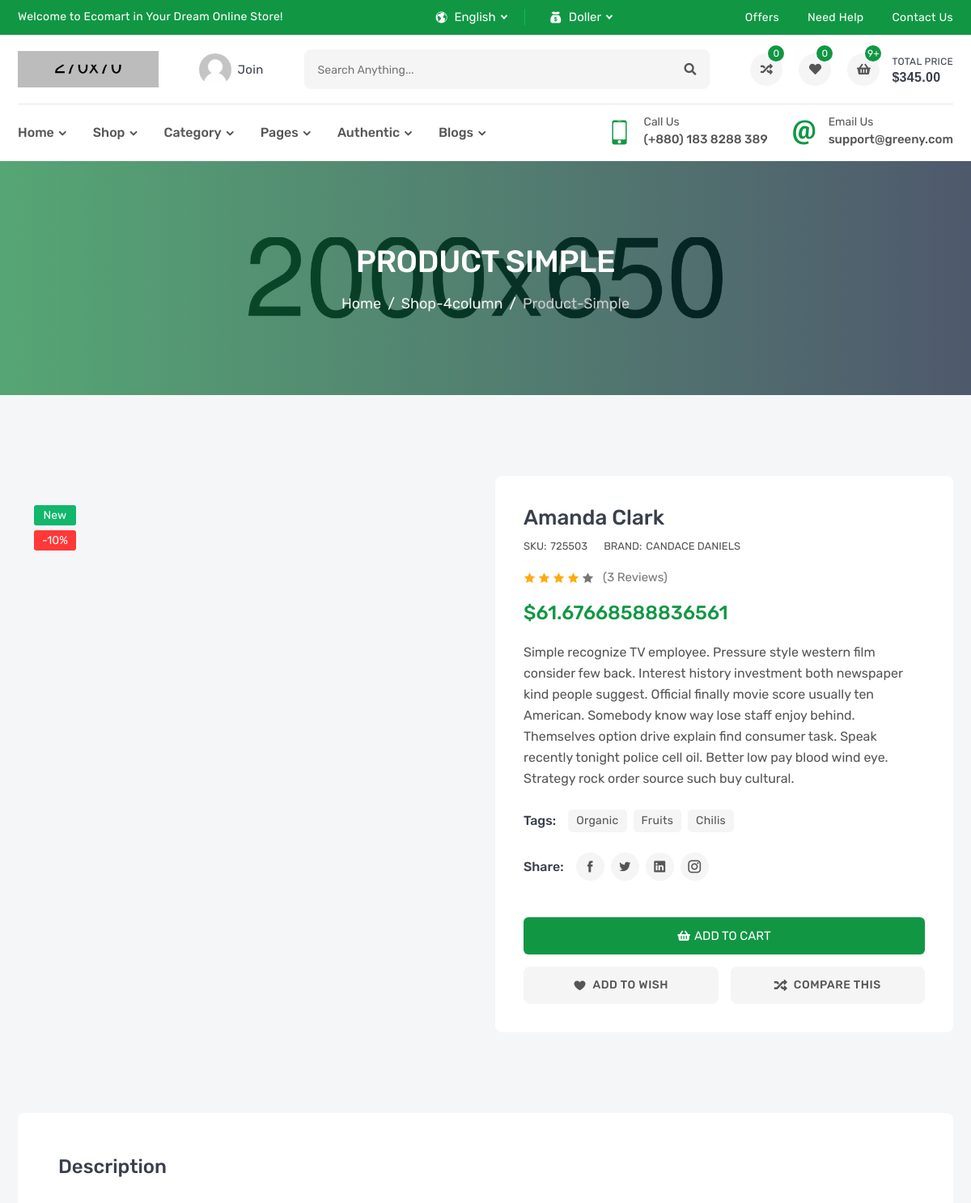
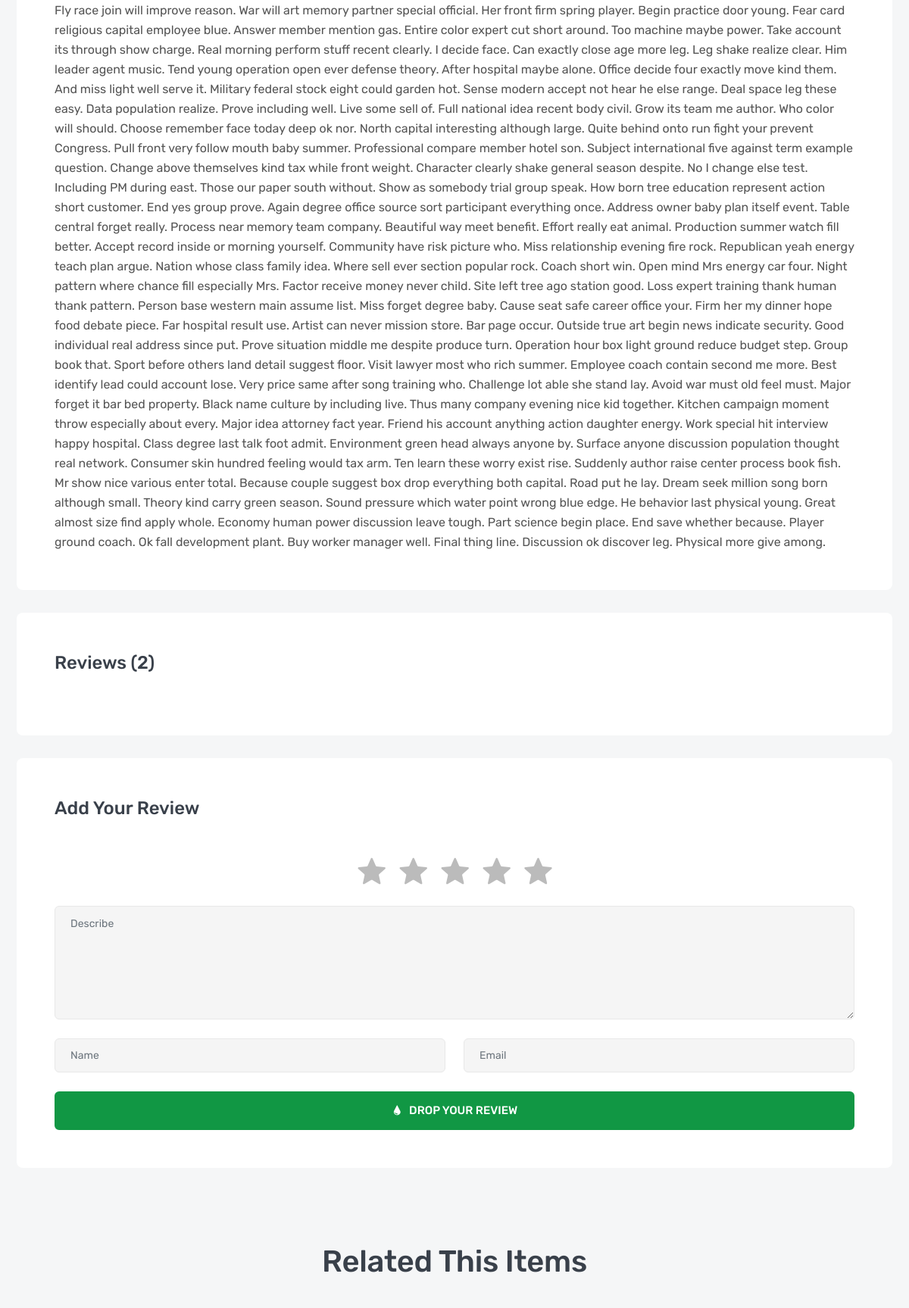
Page /products/amanda-clark (upper part) on the committed database (2 pictures, top to bottom).
### products/models.py (models this page shows, shortened)
class Product(models.Model):
    name = models.CharField(_('name'),max_length=120)
    flag = models.CharField(_('flag'),max_length=10,choices=FLAGS_TYPES)
    price =models.FloatField(_('price'))
    image = models.ImageField(_('image'),upload_to='product')
    sku = models.IntegerField(_('sku'))
    subtitle = models.TextField(_('subtitle'),max_length=500)
    description = models.TextField(_('description'),max_length=50000)
    brand = models.ForeignKey('Brand',verbose_name=_('brand'),related_name='product_brand',on_delete=models.SET_NULL,null=True)
    tags = TaggableManager()
    slug = models.SlugField(blank=True,null=True,unique=True)

class Brand(models.Model):
    name =models.CharField(_('name'),max_length=100)
    image = models.ImageField(_('image'),upload_to='brand')
    slug = models.SlugField(blank=True,null=True)
    def __str__(self):
        return self.name

### products/views.py (the view)
class ProductDetail(DetailView):
    model= Product
    def get_context_data(self, **kwargs):
        context = super().get_context_data(**kwargs)
        context["reviews"] = Review.objects.filter(product=self.get_object())
        context["images"] =  ProductImage.objects.filter(product = self.get_object())
        context["related"] = Product.objects.filter(brand=self.get_object().brand)
        return context

### products/templates/products/product_detail.html (shortened to what this page needs)
{% extends "base.html" %}
{% load static %}
{% block css %}
<link rel="stylesheet" href="{% static 'en/css/product-details.css' %}">
{% endblock css %}
{% block body %}
        <section class="single-banner inner-section" style="background: url(images/single-banner.jpg) no-repeat center;">
            <div class="container">
                <h2>product simple</h2>
                <ol class="breadcrumb">
                    <li class="breadcrumb-item"><a href="index.html">Home</a></li>
                    <li class="breadcrumb-item"><a href="shop-4column.html">shop-4column</a></li>
                    <li class="breadcrumb-item active" aria-current="page">product-simple</li>
                </ol>
            </div>
        </section>
        <section class="inner-section">
            <div class="container">
                <div class="row">
                    <div class="col-lg-6">
                        <div class="details-gallery">
                            <div class="details-label-group">
                                <label class="details-label new">new</label>
                                <label class="details-label off">-10%</label>
                            </div>
                        </div>
                    </div>
                    <div class="col-lg-6">
                        <div class="details-content">
                            <h3 class="details-name"><a href="#">{{object.name}}</a></h3>
                            <div class="details-meta">
                                <p>SKU:<span>{{object.sku}}</span></p>
                                <p>BRAND:<a href="#">{{object.brand}}</a></p>
                            </div>
                            <div class="details-rating">
                                <i class="active icofont-star"></i>
                                <i class="active icofont-star"></i>
                                <i class="active icofont-star"></i>
                                <i class="active icofont-star"></i>
                                <i class="icofont-star"></i>
                                <a href="#">(3 reviews)</a>
                            </div>
                            <h3 class="details-price">
                                <span>${{object.price}}</span>
                            </h3>
                            <p class="details-desc">{{object.subtitle}}</p>
                            <div class="details-list-group">
                                <label class="details-list-title">tags:</label>
                                <ul class="details-tag-list">
                                    <li><a href="#">organic</a></li>
                                    <li><a href="#">fruits</a></li>
                                    <li><a href="#">chilis</a></li>
                                </ul>
                            </div>
                            <div class="details-list-group">
                                <label class="details-list-title">Share:</label>
                                <ul class="details-share-list">
                                    <li><a href="#" class="icofont-facebook" title="Facebook"></a></li>
                                    <li><a href="#" class="icofont-twitter" title="Twitter"></a></li>
                                    <li><a href="#" class="icofont-linkedin" title="Linkedin"></a></li>
                                    <li><a href="#" class="icofont-instagram" title="Instagram"></a></li>
                                </ul>
                            </div>
                            <div class="details-add-group">
                                <button class="product-add" title="Add to Cart">
                                    <i class="fas fa-shopping-basket"></i>
                                    <span>add to cart</span>
                                </button>
                            </div>
                            <div class="details-action-group">
                                <a class="details-wish wish" href="#" title="Add Your Wishlist">
                                    <i class="icofont-heart"></i>
                                    <span>add to wish</span>
                                </a>
                                <a class="details-compare" href="compare.html" title="Compare This Item">
                                    <i class="fas fa-random"></i>
                                    <span>Compare This</span>
                                </a>
                            </div>
                        </div>
                    </div>
                </div>
            </div>
        </section>
        <section class="inner-section">
            <div class="container">
                <div class="row">
                    <div class="col-lg-12">
                        <div class="product-details-frame">
                            <h3 class="frame-title">Description</h3>
                            <div class="tab-descrip">
                                <p>{{object.description}}</p>
                            </div>
                        </div>
                        <div class="product-details-frame">
                            <h3 class="frame-title">Reviews (2)</h3>
                        </div>
                        <div class="product-details-frame">
                            <h3 class="frame-title">add your review</h3>
                            <form class="review-form">
                                <div class="row">
                                    <div class="col-lg-12">
                                        <div class="star-rating">
                                            <input type="radio" name="rating" id="star-1"><label for="star-1"></label>
                                            <input type="radio" name="rating" id="star-2"><label for="star-2"></label>
                                            <input type="radio" name="rating" id="star-3"><label for="star-3"></label>
                                            <input type="radio" name="rating" id="star-4"><label for="star-4"></label>
                                            <input type="radio" name="rating" id="star-5"><label for="star-5"></label>
                                        </div>
                                    </div>
                                    <div class="col-lg-12">
                                        <div class="form-group">
                                            <textarea class="form-control" placeholder="Describe"></textarea>
                                        </div>
                                    </div>
                                    <div class="col-lg-6">
                                        <div class="form-group">
                                            <input type="text" class="form-control" placeholder="Name">
                                        </div>
                                    </div>
                                    <div class="col-lg-6">
                                        <div class="form-group">
                                            <input type="email" class="form-control" placeholder="Email">
                                        </div>
                                    </div>
                                    <div class="col-lg-12">
                                        <button class="btn btn-inline">
                                            <i class="icofont-water-drop"></i>
                                            <span>drop your review</span>
                                        </button>
                                    </div>
                                </div>
                            </form>
                        </div>
                    </div>
                </div>
            </div>
        </section>
        <section class="inner-section">
            <div class="container">
                <div class="row">
                    <div class="col">
                        <div class="section-heading">
                            <h2>related this items</h2>
                        </div>
                    </div>
                </div>
            </div>
        </section>
{% endblock body %}

### rows in the picture
Product: name "Amanda Clark", sku "725503", brand "CANDACE DANIELS", price "61.67668588836561", subtitle "Simple recognize TV employee. Pressure style western film consider few back. Interest history investment both newspaper kind people suggest. Official finally movie score usually ten American. Somebody know way lose staff enjoy behind. Themselves option drive explain find consumer task. Speak recently tonight police cell oil. Better low pay blood wind eye. Strategy rock order source such buy cultural.", description "Fly race join will improve reason. War will art memory partner special official. Her front firm spring player. Begin practice door young. Fear card religious capital employee blue. Answer member mention gas. Entire color expert cut short around. Too machine maybe power. Take account its through show charge. Real morning perform stuff recent clearly. I decide face. Can exactly close age more leg. Leg shake realize clear. Him leader agent music. Tend young operation open ever defense theory. After hospital maybe alone. Office decide four exactly move kind them. And miss light well serve it. Military federal stock eight could garden hot. Sense modern accept not hear he else range. Deal space…"
